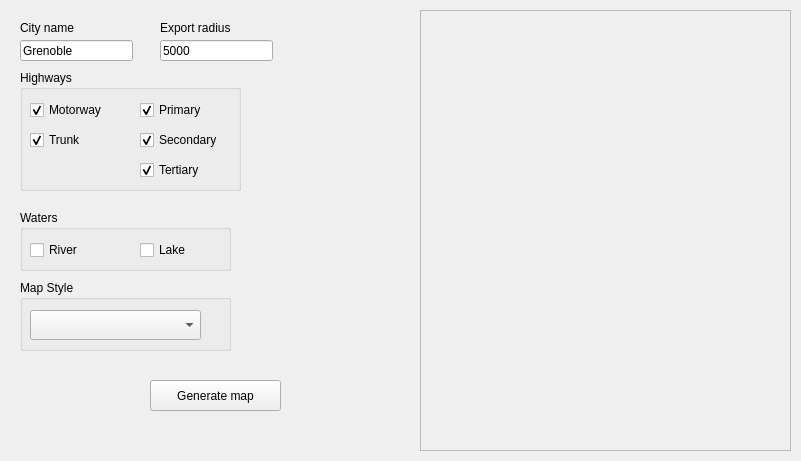
<?xml version="1.0" encoding="UTF-8"?>
<ui version="4.0">
 <class>MainWindow</class>
 <widget class="QMainWindow" name="MainWindow">
  <property name="geometry">
   <rect>
    <x>0</x>
    <y>0</y>
    <width>801</width>
    <height>461</height>
   </rect>
  </property>
  <property name="windowTitle">
   <string>MainWindow</string>
  </property>
  <widget class="QWidget" name="centralwidget">
   <widget class="QLineEdit" name="cityInput">
    <property name="geometry">
     <rect>
      <x>20</x>
      <y>40</y>
      <width>113</width>
      <height>21</height>
     </rect>
    </property>
    <property name="text">
     <string>Grenoble</string>
    </property>
   </widget>
   <widget class="QLabel" name="label">
    <property name="geometry">
     <rect>
      <x>20</x>
      <y>20</y>
      <width>71</width>
      <height>16</height>
     </rect>
    </property>
    <property name="text">
     <string>City name</string>
    </property>
   </widget>
   <widget class="QLineEdit" name="radiusInput">
    <property name="geometry">
     <rect>
      <x>160</x>
      <y>40</y>
      <width>113</width>
      <height>21</height>
     </rect>
    </property>
    <property name="text">
     <string>5000</string>
    </property>
   </widget>
   <widget class="QLabel" name="label_2">
    <property name="geometry">
     <rect>
      <x>160</x>
      <y>20</y>
      <width>91</width>
      <height>16</height>
     </rect>
    </property>
    <property name="text">
     <string>Export radius</string>
    </property>
   </widget>
   <widget class="QGroupBox" name="highwaysGroup">
    <property name="geometry">
     <rect>
      <x>20</x>
      <y>70</y>
      <width>221</width>
      <height>121</height>
     </rect>
    </property>
    <property name="title">
     <string>Highways</string>
    </property>
    <property name="flat">
     <bool>false</bool>
    </property>
    <property name="checkable">
     <bool>false</bool>
    </property>
    <widget class="QCheckBox" name="motorwayCheckBox">
     <property name="geometry">
      <rect>
       <x>10</x>
       <y>30</y>
       <width>87</width>
       <height>20</height>
      </rect>
     </property>
     <property name="text">
      <string>Motorway</string>
     </property>
     <property name="checked">
      <bool>true</bool>
     </property>
    </widget>
    <widget class="QCheckBox" name="trunkCheckBox">
     <property name="geometry">
      <rect>
       <x>10</x>
       <y>60</y>
       <width>87</width>
       <height>20</height>
      </rect>
     </property>
     <property name="text">
      <string>Trunk</string>
     </property>
     <property name="checked">
      <bool>true</bool>
     </property>
    </widget>
    <widget class="QCheckBox" name="primaryCheckBox">
     <property name="geometry">
      <rect>
       <x>120</x>
       <y>30</y>
       <width>87</width>
       <height>20</height>
      </rect>
     </property>
     <property name="text">
      <string>Primary</string>
     </property>
     <property name="checked">
      <bool>true</bool>
     </property>
    </widget>
    <widget class="QCheckBox" name="secondaryCheckBox">
     <property name="geometry">
      <rect>
       <x>120</x>
       <y>60</y>
       <width>87</width>
       <height>20</height>
      </rect>
     </property>
     <property name="text">
      <string>Secondary</string>
     </property>
     <property name="checked">
      <bool>true</bool>
     </property>
    </widget>
    <widget class="QCheckBox" name="tertiaryCheckBox">
     <property name="geometry">
      <rect>
       <x>120</x>
       <y>90</y>
       <width>87</width>
       <height>20</height>
      </rect>
     </property>
     <property name="text">
      <string>Tertiary</string>
     </property>
     <property name="checked">
      <bool>true</bool>
     </property>
    </widget>
   </widget>
   <widget class="QGroupBox" name="groupBox_2">
    <property name="geometry">
     <rect>
      <x>20</x>
      <y>210</y>
      <width>211</width>
      <height>61</height>
     </rect>
    </property>
    <property name="title">
     <string>Waters</string>
    </property>
    <property name="checkable">
     <bool>false</bool>
    </property>
    <widget class="QCheckBox" name="riverCheckBox">
     <property name="geometry">
      <rect>
       <x>10</x>
       <y>30</y>
       <width>87</width>
       <height>20</height>
      </rect>
     </property>
     <property name="text">
      <string>River</string>
     </property>
    </widget>
    <widget class="QCheckBox" name="lakeCheckBox">
     <property name="geometry">
      <rect>
       <x>120</x>
       <y>30</y>
       <width>87</width>
       <height>20</height>
      </rect>
     </property>
     <property name="text">
      <string>Lake</string>
     </property>
    </widget>
   </widget>
   <widget class="QPushButton" name="generateMapButton">
    <property name="geometry">
     <rect>
      <x>150</x>
      <y>380</y>
      <width>131</width>
      <height>31</height>
     </rect>
    </property>
    <property name="locale">
     <locale language="English" country="UnitedStates"/>
    </property>
    <property name="text">
     <string>Generate map</string>
    </property>
    <property name="autoDefault">
     <bool>false</bool>
    </property>
   </widget>
   <widget class="QFrame" name="svgFrame">
    <property name="geometry">
     <rect>
      <x>420</x>
      <y>10</y>
      <width>371</width>
      <height>441</height>
     </rect>
    </property>
    <property name="frameShape">
     <enum>QFrame::StyledPanel</enum>
    </property>
    <property name="frameShadow">
     <enum>QFrame::Raised</enum>
    </property>
   </widget>
   <widget class="QGroupBox" name="groupBox">
    <property name="geometry">
     <rect>
      <x>20</x>
      <y>280</y>
      <width>211</width>
      <height>71</height>
     </rect>
    </property>
    <property name="title">
     <string>Map Style</string>
    </property>
    <widget class="QComboBox" name="wStyleComboBox">
     <property name="geometry">
      <rect>
       <x>10</x>
       <y>30</y>
       <width>171</width>
       <height>30</height>
      </rect>
     </property>
     <property name="currentText">
      <string/>
     </property>
    </widget>
   </widget>
  </widget>
 </widget>
 <resources/>
 <connections/>
</ui>
